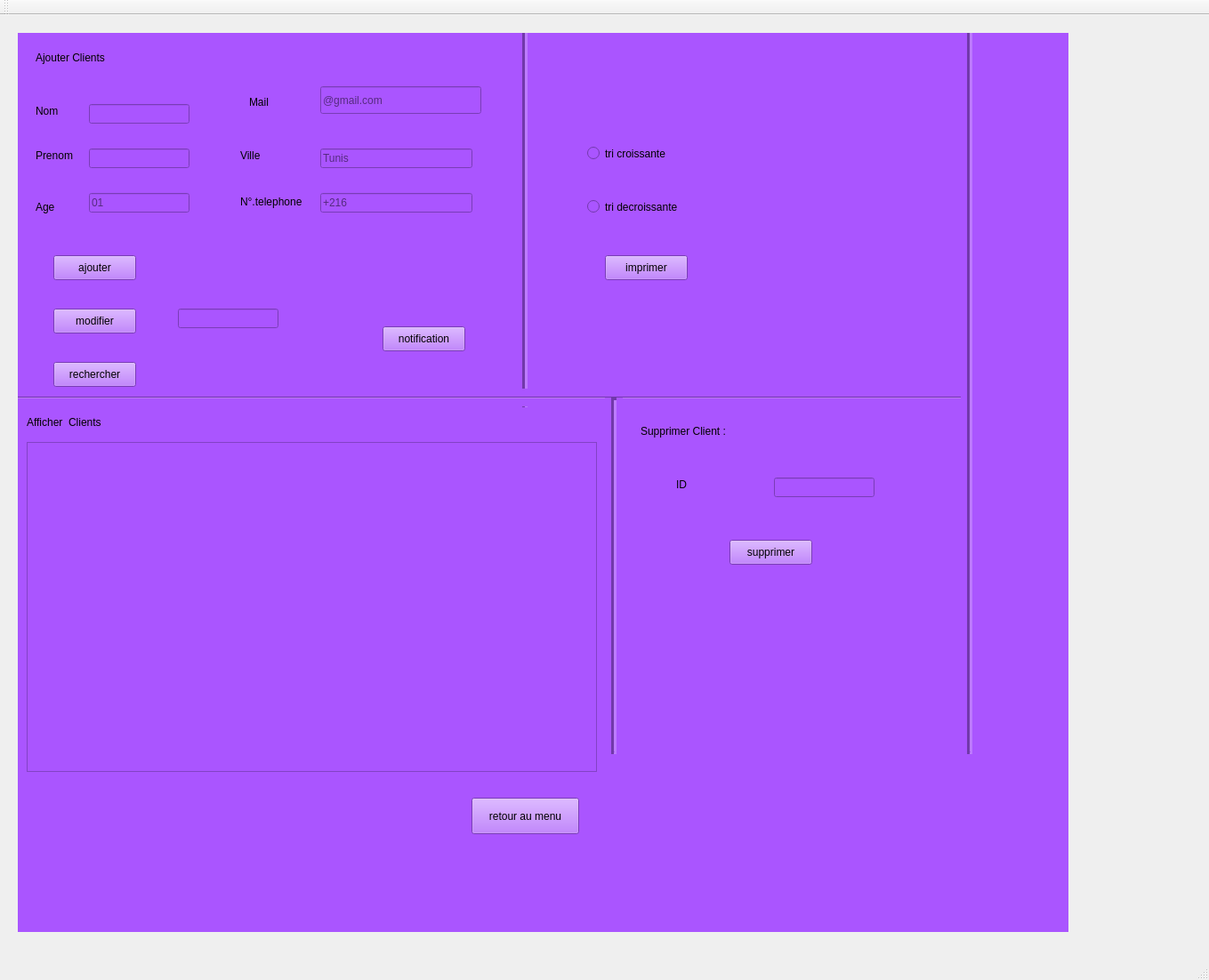
<?xml version="1.0" encoding="UTF-8"?>
<ui version="4.0">
 <class>MainWindow</class>
 <widget class="QMainWindow" name="MainWindow">
  <property name="geometry">
   <rect>
    <x>0</x>
    <y>0</y>
    <width>1359</width>
    <height>1102</height>
   </rect>
  </property>
  <property name="windowTitle">
   <string>Gestion des Clients</string>
  </property>
  <widget class="QWidget" name="centralWidget">
   <widget class="QStackedWidget" name="stackedWidget">
    <property name="geometry">
     <rect>
      <x>20</x>
      <y>20</y>
      <width>1181</width>
      <height>1011</height>
     </rect>
    </property>
    <property name="styleSheet">
     <string notr="true">background-color: rgb(170, 85, 255);
font: 10pt &quot;Bienvenue sur mon application&quot;;</string>
    </property>
    <property name="currentIndex">
     <number>1</number>
    </property>
    <widget class="QWidget" name="page">
     <widget class="QPushButton" name="pushButton">
      <property name="geometry">
       <rect>
        <x>60</x>
        <y>190</y>
        <width>301</width>
        <height>41</height>
       </rect>
      </property>
      <property name="text">
       <string>Gestion des clients</string>
      </property>
     </widget>
     <widget class="QLabel" name="label">
      <property name="geometry">
       <rect>
        <x>440</x>
        <y>40</y>
        <width>391</width>
        <height>41</height>
       </rect>
      </property>
      <property name="text">
       <string>MENU PRINCIPALE</string>
      </property>
     </widget>
     <widget class="QPushButton" name="pushButton_10">
      <property name="geometry">
       <rect>
        <x>60</x>
        <y>350</y>
        <width>301</width>
        <height>41</height>
       </rect>
      </property>
      <property name="text">
       <string>Gestion des événement</string>
      </property>
     </widget>
    </widget>
    <widget class="QWidget" name="page_2">
     <widget class="QLabel" name="label_3">
      <property name="geometry">
       <rect>
        <x>20</x>
        <y>80</y>
        <width>55</width>
        <height>16</height>
       </rect>
      </property>
      <property name="text">
       <string>Nom</string>
      </property>
     </widget>
     <widget class="QLabel" name="label_4">
      <property name="geometry">
       <rect>
        <x>20</x>
        <y>130</y>
        <width>55</width>
        <height>16</height>
       </rect>
      </property>
      <property name="text">
       <string>Prenom</string>
      </property>
     </widget>
     <widget class="QLabel" name="label_5">
      <property name="geometry">
       <rect>
        <x>20</x>
        <y>180</y>
        <width>61</width>
        <height>31</height>
       </rect>
      </property>
      <property name="text">
       <string>Age</string>
      </property>
     </widget>
     <widget class="QLabel" name="label_6">
      <property name="geometry">
       <rect>
        <x>260</x>
        <y>70</y>
        <width>55</width>
        <height>16</height>
       </rect>
      </property>
      <property name="text">
       <string>Mail</string>
      </property>
     </widget>
     <widget class="QLabel" name="label_7">
      <property name="geometry">
       <rect>
        <x>250</x>
        <y>130</y>
        <width>55</width>
        <height>16</height>
       </rect>
      </property>
      <property name="text">
       <string>Ville</string>
      </property>
     </widget>
     <widget class="QLabel" name="label_8">
      <property name="geometry">
       <rect>
        <x>250</x>
        <y>180</y>
        <width>71</width>
        <height>20</height>
       </rect>
      </property>
      <property name="text">
       <string>N°.telephone</string>
      </property>
     </widget>
     <widget class="QLineEdit" name="lineEdit_2">
      <property name="geometry">
       <rect>
        <x>80</x>
        <y>80</y>
        <width>113</width>
        <height>22</height>
       </rect>
      </property>
      <property name="placeholderText">
       <string/>
      </property>
     </widget>
     <widget class="QLineEdit" name="lineEdit_3">
      <property name="geometry">
       <rect>
        <x>80</x>
        <y>130</y>
        <width>113</width>
        <height>22</height>
       </rect>
      </property>
     </widget>
     <widget class="QLineEdit" name="lineEdit_4">
      <property name="geometry">
       <rect>
        <x>80</x>
        <y>180</y>
        <width>113</width>
        <height>22</height>
       </rect>
      </property>
      <property name="placeholderText">
       <string>01</string>
      </property>
     </widget>
     <widget class="QLineEdit" name="lineEdit_5">
      <property name="geometry">
       <rect>
        <x>340</x>
        <y>60</y>
        <width>181</width>
        <height>31</height>
       </rect>
      </property>
      <property name="text">
       <string/>
      </property>
      <property name="placeholderText">
       <string>@gmail.com</string>
      </property>
     </widget>
     <widget class="QLineEdit" name="lineEdit_6">
      <property name="geometry">
       <rect>
        <x>340</x>
        <y>130</y>
        <width>171</width>
        <height>22</height>
       </rect>
      </property>
      <property name="placeholderText">
       <string>Tunis</string>
      </property>
     </widget>
     <widget class="QPushButton" name="pushButton_3">
      <property name="geometry">
       <rect>
        <x>40</x>
        <y>250</y>
        <width>93</width>
        <height>28</height>
       </rect>
      </property>
      <property name="text">
       <string>ajouter</string>
      </property>
     </widget>
     <widget class="QPushButton" name="pushButton_4">
      <property name="geometry">
       <rect>
        <x>40</x>
        <y>310</y>
        <width>93</width>
        <height>28</height>
       </rect>
      </property>
      <property name="text">
       <string>modifier</string>
      </property>
     </widget>
     <widget class="QLabel" name="label_16">
      <property name="geometry">
       <rect>
        <x>740</x>
        <y>500</y>
        <width>55</width>
        <height>16</height>
       </rect>
      </property>
      <property name="text">
       <string>ID</string>
      </property>
     </widget>
     <widget class="QLineEdit" name="lineEdit_15">
      <property name="geometry">
       <rect>
        <x>850</x>
        <y>500</y>
        <width>113</width>
        <height>22</height>
       </rect>
      </property>
     </widget>
     <widget class="QPushButton" name="pushButton_5">
      <property name="geometry">
       <rect>
        <x>800</x>
        <y>570</y>
        <width>93</width>
        <height>28</height>
       </rect>
      </property>
      <property name="text">
       <string>supprimer</string>
      </property>
     </widget>
     <widget class="QTableView" name="tableView">
      <property name="geometry">
       <rect>
        <x>10</x>
        <y>460</y>
        <width>641</width>
        <height>371</height>
       </rect>
      </property>
     </widget>
     <widget class="QLabel" name="label_2">
      <property name="geometry">
       <rect>
        <x>20</x>
        <y>20</y>
        <width>131</width>
        <height>16</height>
       </rect>
      </property>
      <property name="text">
       <string>Ajouter Clients</string>
      </property>
     </widget>
     <widget class="QLabel" name="label_19">
      <property name="geometry">
       <rect>
        <x>10</x>
        <y>430</y>
        <width>131</width>
        <height>16</height>
       </rect>
      </property>
      <property name="text">
       <string>Afficher  Clients</string>
      </property>
     </widget>
     <widget class="QLabel" name="label_20">
      <property name="geometry">
       <rect>
        <x>700</x>
        <y>440</y>
        <width>151</width>
        <height>16</height>
       </rect>
      </property>
      <property name="text">
       <string>Supprimer Client :</string>
      </property>
     </widget>
     <widget class="Line" name="line">
      <property name="geometry">
       <rect>
        <x>560</x>
        <y>-20</y>
        <width>20</width>
        <height>441</height>
       </rect>
      </property>
      <property name="lineWidth">
       <number>3</number>
      </property>
      <property name="orientation">
       <enum>Qt::Vertical</enum>
      </property>
     </widget>
     <widget class="Line" name="line_2">
      <property name="geometry">
       <rect>
        <x>-180</x>
        <y>400</y>
        <width>1251</width>
        <height>20</height>
       </rect>
      </property>
      <property name="orientation">
       <enum>Qt::Horizontal</enum>
      </property>
     </widget>
     <widget class="Line" name="line_4">
      <property name="geometry">
       <rect>
        <x>660</x>
        <y>410</y>
        <width>20</width>
        <height>401</height>
       </rect>
      </property>
      <property name="lineWidth">
       <number>3</number>
      </property>
      <property name="orientation">
       <enum>Qt::Vertical</enum>
      </property>
     </widget>
     <widget class="Line" name="line_5">
      <property name="geometry">
       <rect>
        <x>1060</x>
        <y>-40</y>
        <width>20</width>
        <height>851</height>
       </rect>
      </property>
      <property name="lineWidth">
       <number>3</number>
      </property>
      <property name="orientation">
       <enum>Qt::Vertical</enum>
      </property>
     </widget>
     <widget class="QPushButton" name="pushButton_15">
      <property name="geometry">
       <rect>
        <x>510</x>
        <y>860</y>
        <width>121</width>
        <height>41</height>
       </rect>
      </property>
      <property name="text">
       <string>retour au menu</string>
      </property>
     </widget>
     <widget class="QLineEdit" name="lineEdit">
      <property name="geometry">
       <rect>
        <x>340</x>
        <y>180</y>
        <width>171</width>
        <height>22</height>
       </rect>
      </property>
      <property name="placeholderText">
       <string>+216</string>
      </property>
     </widget>
     <widget class="QRadioButton" name="radioButton">
      <property name="geometry">
       <rect>
        <x>640</x>
        <y>120</y>
        <width>131</width>
        <height>31</height>
       </rect>
      </property>
      <property name="text">
       <string>tri croissante </string>
      </property>
     </widget>
     <widget class="QRadioButton" name="radioButton_2">
      <property name="geometry">
       <rect>
        <x>640</x>
        <y>180</y>
        <width>141</width>
        <height>31</height>
       </rect>
      </property>
      <property name="text">
       <string>tri decroissante </string>
      </property>
     </widget>
     <widget class="QPushButton" name="pushButton_7">
      <property name="geometry">
       <rect>
        <x>40</x>
        <y>370</y>
        <width>93</width>
        <height>28</height>
       </rect>
      </property>
      <property name="text">
       <string>rechercher</string>
      </property>
     </widget>
     <widget class="QPushButton" name="pushButton_8">
      <property name="geometry">
       <rect>
        <x>660</x>
        <y>250</y>
        <width>93</width>
        <height>28</height>
       </rect>
      </property>
      <property name="text">
       <string>imprimer</string>
      </property>
     </widget>
     <widget class="QPushButton" name="pushButton_9">
      <property name="geometry">
       <rect>
        <x>410</x>
        <y>330</y>
        <width>93</width>
        <height>28</height>
       </rect>
      </property>
      <property name="text">
       <string>notification</string>
      </property>
     </widget>
     <widget class="QLineEdit" name="lineEdit_7">
      <property name="geometry">
       <rect>
        <x>180</x>
        <y>310</y>
        <width>113</width>
        <height>22</height>
       </rect>
      </property>
     </widget>
    </widget>
    <widget class="QWidget" name="page_3">
     <widget class="QLabel" name="label_80">
      <property name="geometry">
       <rect>
        <x>44</x>
        <y>50</y>
        <width>91</width>
        <height>20</height>
       </rect>
      </property>
      <property name="text">
       <string>Id événement :</string>
      </property>
     </widget>
     <widget class="QLabel" name="label_81">
      <property name="geometry">
       <rect>
        <x>40</x>
        <y>100</y>
        <width>111</width>
        <height>20</height>
       </rect>
      </property>
      <property name="text">
       <string>Nom événement :</string>
      </property>
     </widget>
     <widget class="QLabel" name="label_82">
      <property name="geometry">
       <rect>
        <x>30</x>
        <y>150</y>
        <width>101</width>
        <height>16</height>
       </rect>
      </property>
      <property name="text">
       <string>Date événement :</string>
      </property>
     </widget>
     <widget class="QLineEdit" name="lineEdit_49">
      <property name="geometry">
       <rect>
        <x>160</x>
        <y>50</y>
        <width>113</width>
        <height>22</height>
       </rect>
      </property>
     </widget>
     <widget class="QLineEdit" name="lineEdit_50">
      <property name="geometry">
       <rect>
        <x>160</x>
        <y>100</y>
        <width>113</width>
        <height>22</height>
       </rect>
      </property>
     </widget>
     <widget class="QDateTimeEdit" name="dateTimeEdit">
      <property name="geometry">
       <rect>
        <x>160</x>
        <y>150</y>
        <width>194</width>
        <height>22</height>
       </rect>
      </property>
     </widget>
     <widget class="Line" name="line_21">
      <property name="geometry">
       <rect>
        <x>0</x>
        <y>260</y>
        <width>1301</width>
        <height>20</height>
       </rect>
      </property>
      <property name="orientation">
       <enum>Qt::Horizontal</enum>
      </property>
     </widget>
     <widget class="Line" name="line_22">
      <property name="geometry">
       <rect>
        <x>590</x>
        <y>0</y>
        <width>20</width>
        <height>711</height>
       </rect>
      </property>
      <property name="orientation">
       <enum>Qt::Vertical</enum>
      </property>
     </widget>
     <widget class="QPushButton" name="pushButton_51">
      <property name="geometry">
       <rect>
        <x>630</x>
        <y>630</y>
        <width>121</width>
        <height>31</height>
       </rect>
      </property>
      <property name="text">
       <string>retour au menu</string>
      </property>
     </widget>
     <widget class="QPushButton" name="pushButton_52">
      <property name="geometry">
       <rect>
        <x>30</x>
        <y>230</y>
        <width>121</width>
        <height>31</height>
       </rect>
      </property>
      <property name="text">
       <string>Ajouter</string>
      </property>
     </widget>
     <widget class="QPushButton" name="pushButton_53">
      <property name="geometry">
       <rect>
        <x>190</x>
        <y>230</y>
        <width>121</width>
        <height>31</height>
       </rect>
      </property>
      <property name="text">
       <string>Modifier</string>
      </property>
     </widget>
     <widget class="QPushButton" name="pushButton_54">
      <property name="geometry">
       <rect>
        <x>350</x>
        <y>230</y>
        <width>121</width>
        <height>31</height>
       </rect>
      </property>
      <property name="text">
       <string>Rechercher</string>
      </property>
     </widget>
     <widget class="QTableView" name="tableView_8">
      <property name="geometry">
       <rect>
        <x>0</x>
        <y>270</y>
        <width>591</width>
        <height>341</height>
       </rect>
      </property>
     </widget>
     <widget class="QPushButton" name="pushButton_55">
      <property name="geometry">
       <rect>
        <x>950</x>
        <y>370</y>
        <width>121</width>
        <height>31</height>
       </rect>
      </property>
      <property name="text">
       <string>Supprimer</string>
      </property>
     </widget>
     <widget class="QPushButton" name="pushButton_56">
      <property name="geometry">
       <rect>
        <x>770</x>
        <y>230</y>
        <width>121</width>
        <height>31</height>
       </rect>
      </property>
      <property name="text">
       <string>Imprimer</string>
      </property>
     </widget>
     <widget class="QRadioButton" name="radioButton_9">
      <property name="geometry">
       <rect>
        <x>740</x>
        <y>70</y>
        <width>131</width>
        <height>31</height>
       </rect>
      </property>
      <property name="text">
       <string>tri croissante </string>
      </property>
     </widget>
     <widget class="QRadioButton" name="radioButton_10">
      <property name="geometry">
       <rect>
        <x>740</x>
        <y>120</y>
        <width>131</width>
        <height>31</height>
       </rect>
      </property>
      <property name="text">
       <string>tri decroissante </string>
      </property>
     </widget>
     <widget class="QLineEdit" name="lineEdit_51">
      <property name="geometry">
       <rect>
        <x>750</x>
        <y>380</y>
        <width>113</width>
        <height>22</height>
       </rect>
      </property>
     </widget>
     <widget class="QLabel" name="label_83">
      <property name="geometry">
       <rect>
        <x>624</x>
        <y>380</y>
        <width>101</width>
        <height>20</height>
       </rect>
      </property>
      <property name="text">
       <string>Id événement :</string>
      </property>
     </widget>
     <widget class="QLabel" name="label_84">
      <property name="geometry">
       <rect>
        <x>30</x>
        <y>190</y>
        <width>101</width>
        <height>16</height>
       </rect>
      </property>
      <property name="text">
       <string>Date événement :</string>
      </property>
     </widget>
     <widget class="QDateTimeEdit" name="dateTimeEdit_2">
      <property name="geometry">
       <rect>
        <x>160</x>
        <y>190</y>
        <width>194</width>
        <height>22</height>
       </rect>
      </property>
     </widget>
    </widget>
   </widget>
  </widget>
  <widget class="QMenuBar" name="menuBar">
   <property name="geometry">
    <rect>
     <x>0</x>
     <y>0</y>
     <width>1359</width>
     <height>26</height>
    </rect>
   </property>
  </widget>
  <widget class="QToolBar" name="mainToolBar">
   <attribute name="toolBarArea">
    <enum>TopToolBarArea</enum>
   </attribute>
   <attribute name="toolBarBreak">
    <bool>false</bool>
   </attribute>
  </widget>
  <widget class="QStatusBar" name="statusBar"/>
 </widget>
 <layoutdefault spacing="6" margin="11"/>
 <resources/>
 <connections/>
</ui>
